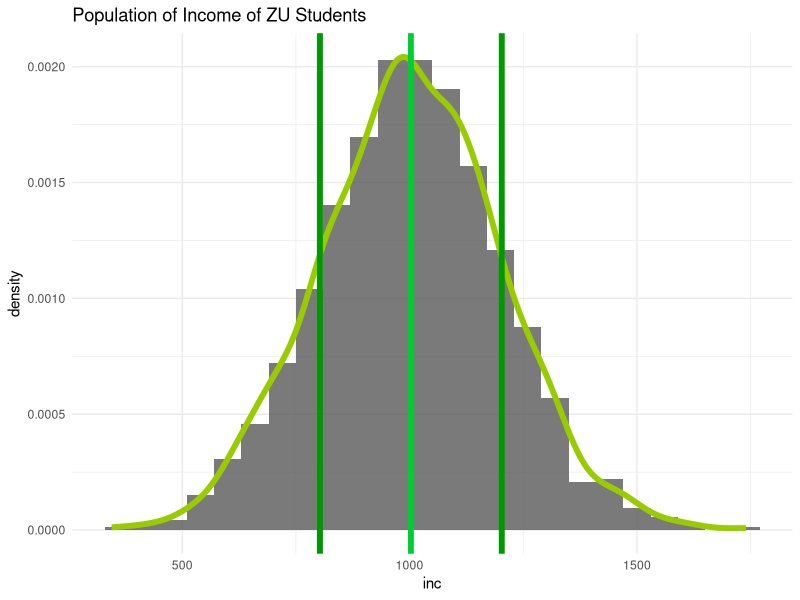
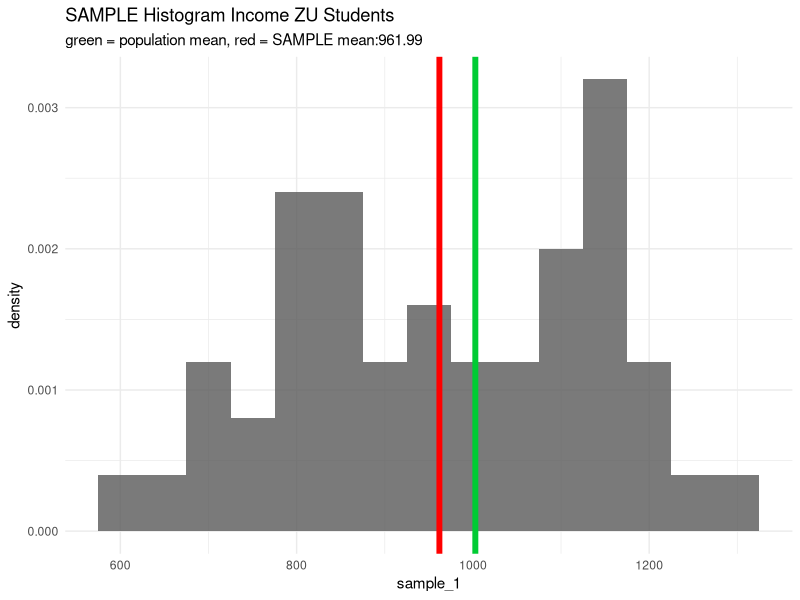
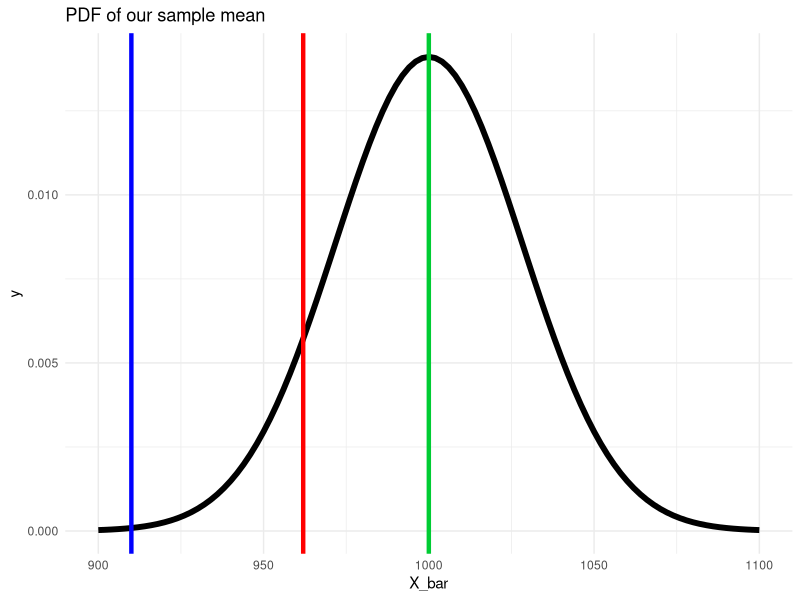
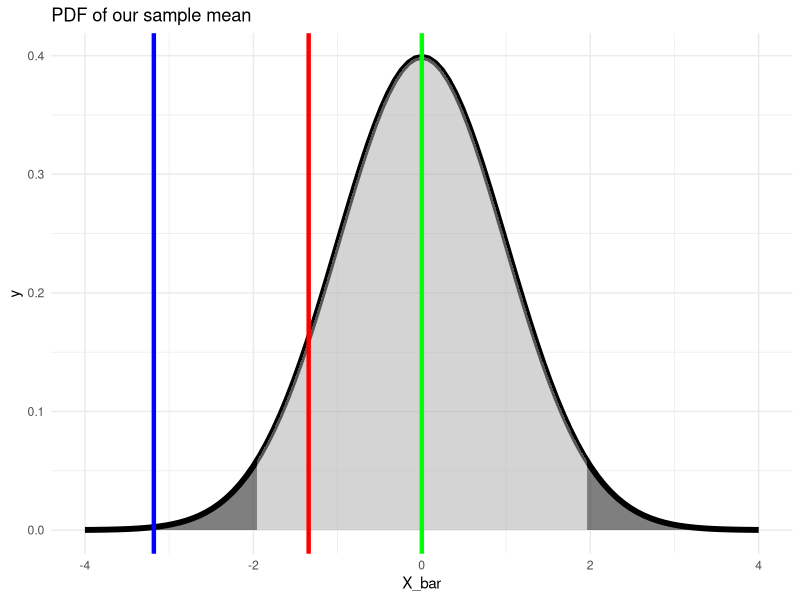
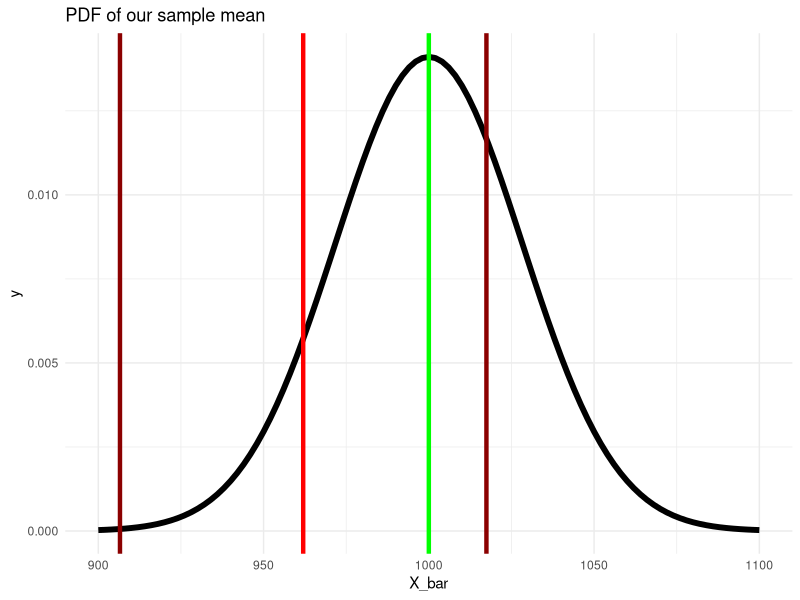
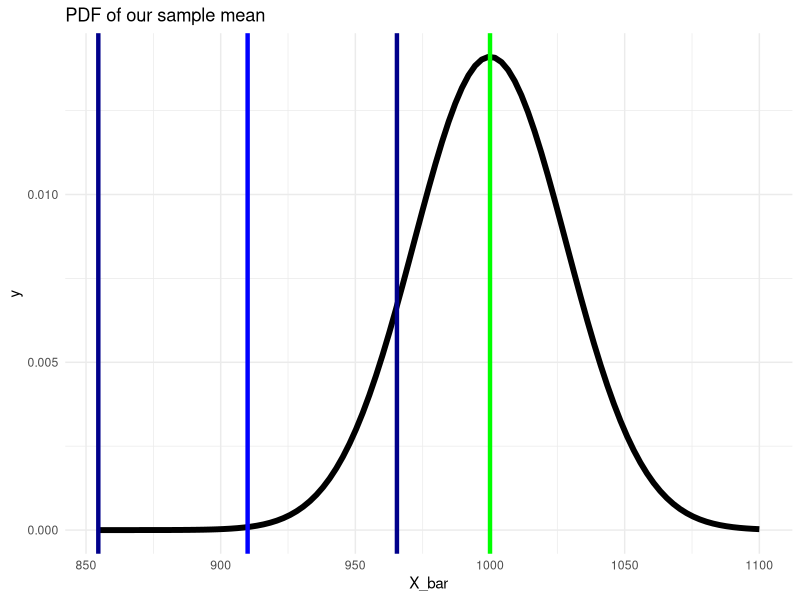

Write the R code that produced these figures, in order.
## ---- chunk 1
knitr::opts_chunk$set(echo = FALSE)
knitr::opts_chunk$set(fig.height=4)
knitr::opts_chunk$set(fig.width=10)
## ---- chunk 2
set.seed(11) # seed for reproducibility

n <- 1200
inc <- rnorm(n, mean = 1000, sd = 200)

print(inc[1:50])
## ---- chunk 3
library(ggplot2)
ggplot() +
  geom_histogram(aes(x = inc, y = ..density..),binwidth = 60,alpha = 0.8) +
  geom_density(aes(x = inc, y = ..density..),col = "#99CC00",size = 2) +
  labs(title = "Population of Income of ZU Students") +
  geom_vline(xintercept = mean(inc),color = "#00CC33",size = 2) +
  geom_vline(xintercept = mean(inc) + 200,color = "#009900",size = 2) +
  geom_vline(xintercept = mean(inc) - 200,color = "#009900",size = 2) +
  theme_minimal()
## ---- chunk 4
set.seed(24)
sample_1 <- sample(x = inc, size = 50, replace = F)
print(sample_1[1:10])
## ---- chunk 5
library(tidyverse)
ggplot() +
geom_histogram(aes(x = sample_1,
y = ..density..),binwidth = 50,alpha = 0.8) +
labs(title = "SAMPLE Histogram Income ZU Students",
subtitle = paste0("green = population mean, ",
                  "red = SAMPLE mean:",
                  mean(sample_1) %>% round(2))) +
geom_vline(xintercept = mean(sample_1),color = "red",size = 2) +
  geom_vline(xintercept = mean(inc),color = "#00CC33",size = 2)+
theme_minimal()
## ---- chunk 6
ggplot(data =  data.frame(X_bar = 900:1100), aes(x=X_bar)) +
  stat_function(fun = dnorm, args = list(mean = 1000, sd = 200/sqrt(50)), size = 2) +
  geom_vline(xintercept = mean(sample_1), color = "red", size = 1.5) +
  geom_vline(xintercept = 1000, color = "#00CC33", size = 1.5) +
  geom_vline(xintercept = 910, color = "blue", size = 1.5) +
  labs(title = "PDF of our sample mean") +
  theme_minimal()
## ---- chunk 7
ggplot(data =  data.frame(X_bar = -4:4), aes(x=X_bar)) +
  stat_function(fun = dnorm, args = list(mean = 0, sd = 1), size = 2) +
  stat_function(fun = dnorm, xlim = c(-1.96,1.96), geom = "area", fill = "darkgrey", alpha=0.5) +
  stat_function(fun = dnorm, xlim = c(-4,-1.96), geom = "area", fill = "black", alpha=0.5) +
   stat_function(fun = dnorm, xlim = c(1.96,4), geom = "area", fill = "black", alpha=0.5) +
  geom_vline(xintercept = (mean(sample_1) - 1000) / (200/sqrt(50)), color = "red", size = 1.5) +
geom_vline(xintercept = (910 - 1000) / (200/sqrt(50)), color = "blue", size = 1.5) +
  geom_vline(xintercept = 0, color = "green", size = 1.5) +
  labs(title = "PDF of our sample mean") +
  theme_minimal()
## ---- chunk 8
ggplot(data =  data.frame(X_bar = 900:1100), aes(x=X_bar)) +
  stat_function(fun = dnorm, args = list(mean = 1000, sd = 200/sqrt(50)), size = 2) +
  geom_vline(xintercept = mean(sample_1), color = "red", size = 1.5) +
  geom_vline(xintercept = 1000, color = "green", size = 1.5) +
  geom_vline(xintercept = mean(sample_1) - (1.96 * 200 /sqrt(50)), color = "darkred", size = 1.5) +
  geom_vline(xintercept = mean(sample_1) + (1.96 * 200 /sqrt(50)), color = "darkred", size = 1.5) +
  labs(title = "PDF of our sample mean") +
  theme_minimal()
## ---- chunk 9
ggplot(data =  data.frame(X_bar = 900:1100), aes(x=X_bar)) +
  stat_function(fun = dnorm, args = list(mean = 1000, sd = 200/sqrt(50)), size = 2) +
  geom_vline(xintercept = 910, color = "blue", size = 1.5) +
  geom_vline(xintercept = 1000, color = "green", size = 1.5) +
  geom_vline(xintercept = 910 - (1.96 * 200 /sqrt(50)), color = "darkblue", size = 1.5) +
  geom_vline(xintercept = 910 + (1.96 * 200 /sqrt(50)), color = "darkblue", size = 1.5) +
  labs(title = "PDF of our sample mean") +
  theme_minimal()
